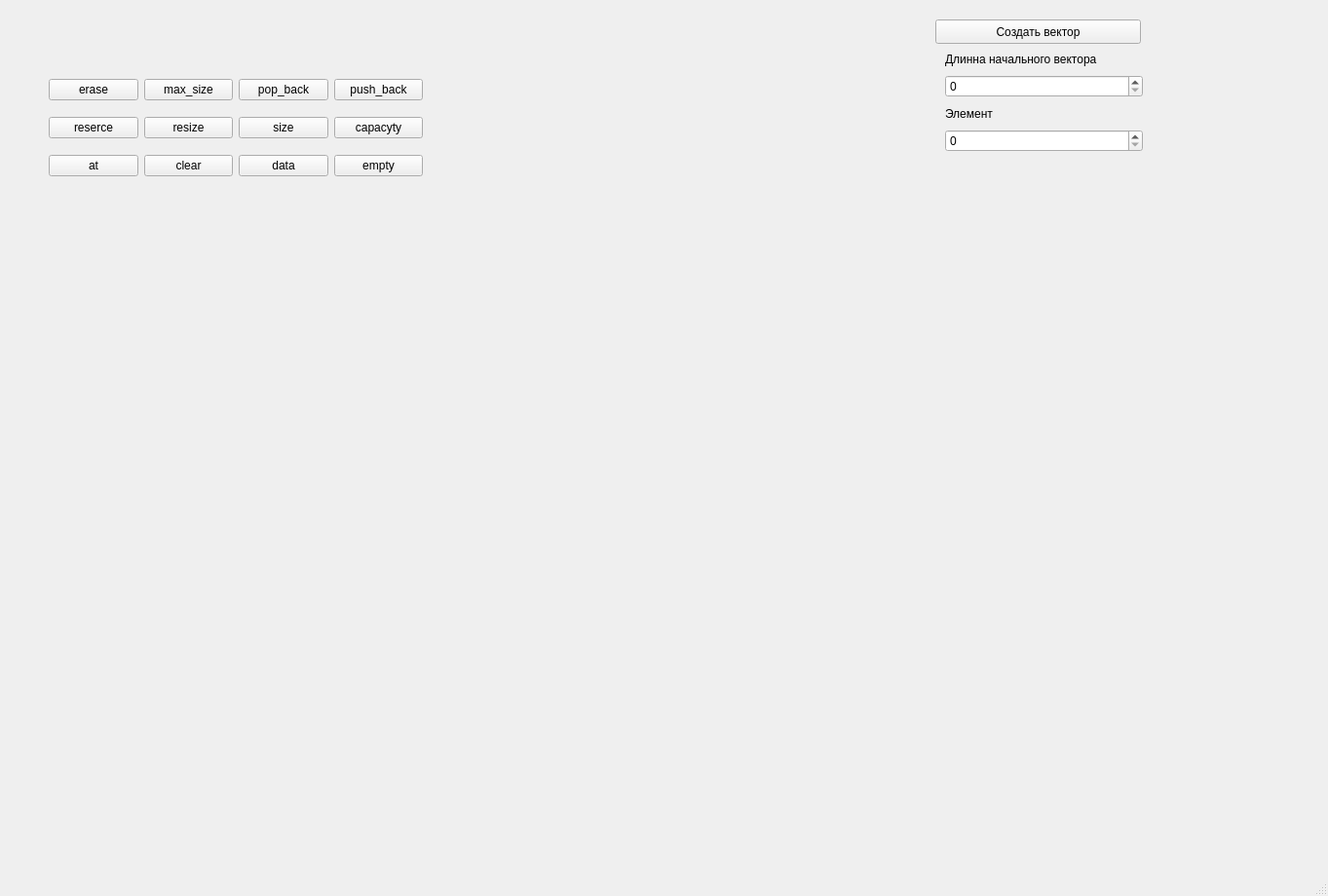
<?xml version="1.0" encoding="UTF-8"?>
<ui version="4.0">
 <class>MainWindow</class>
 <widget class="QMainWindow" name="MainWindow">
  <property name="geometry">
   <rect>
    <x>0</x>
    <y>0</y>
    <width>1363</width>
    <height>920</height>
   </rect>
  </property>
  <property name="windowTitle">
   <string>MainWindow</string>
  </property>
  <widget class="QWidget" name="centralwidget">
   <widget class="QLabel" name="anslabel_3">
    <property name="geometry">
     <rect>
      <x>20</x>
      <y>770</y>
      <width>1291</width>
      <height>17</height>
     </rect>
    </property>
    <property name="text">
     <string/>
    </property>
   </widget>
   <widget class="QPushButton" name="pushButton">
    <property name="geometry">
     <rect>
      <x>960</x>
      <y>20</y>
      <width>211</width>
      <height>25</height>
     </rect>
    </property>
    <property name="text">
     <string>Создать вектор</string>
    </property>
   </widget>
   <widget class="QWidget" name="">
    <property name="geometry">
     <rect>
      <x>50</x>
      <y>70</y>
      <width>384</width>
      <height>122</height>
     </rect>
    </property>
    <layout class="QHBoxLayout" name="horizontalLayout">
     <item>
      <layout class="QVBoxLayout" name="verticalLayout_4">
       <item>
        <widget class="QPushButton" name="ErasepushButton">
         <property name="text">
          <string>erase</string>
         </property>
        </widget>
       </item>
       <item>
        <widget class="QPushButton" name="RevercepushButton_2">
         <property name="text">
          <string>reserce</string>
         </property>
        </widget>
       </item>
       <item>
        <widget class="QPushButton" name="AtpushButton_3">
         <property name="text">
          <string>at</string>
         </property>
        </widget>
       </item>
      </layout>
     </item>
     <item>
      <layout class="QVBoxLayout" name="verticalLayout_3">
       <item>
        <widget class="QPushButton" name="max_sizepushButton_5">
         <property name="text">
          <string>max_size</string>
         </property>
        </widget>
       </item>
       <item>
        <widget class="QPushButton" name="ResizepushButton_6">
         <property name="text">
          <string>resize</string>
         </property>
        </widget>
       </item>
       <item>
        <widget class="QPushButton" name="ClearpushButton_7">
         <property name="text">
          <string>clear</string>
         </property>
        </widget>
       </item>
      </layout>
     </item>
     <item>
      <layout class="QVBoxLayout" name="verticalLayout_2">
       <item>
        <widget class="QPushButton" name="pop_backpushButton_9">
         <property name="text">
          <string>pop_back</string>
         </property>
        </widget>
       </item>
       <item>
        <widget class="QPushButton" name="sizepushButton_10">
         <property name="text">
          <string>size</string>
         </property>
        </widget>
       </item>
       <item>
        <widget class="QPushButton" name="datapushButton_12">
         <property name="text">
          <string>data</string>
         </property>
        </widget>
       </item>
      </layout>
     </item>
     <item>
      <layout class="QVBoxLayout" name="verticalLayout">
       <item>
        <widget class="QPushButton" name="push_backpushButton_13">
         <property name="text">
          <string>push_back</string>
         </property>
        </widget>
       </item>
       <item>
        <widget class="QPushButton" name="capacitypushButton_14">
         <property name="text">
          <string>capacyty</string>
         </property>
        </widget>
       </item>
       <item>
        <widget class="QPushButton" name="emptypushButton_15">
         <property name="text">
          <string>empty</string>
         </property>
        </widget>
       </item>
      </layout>
     </item>
    </layout>
   </widget>
   <widget class="QWidget" name="">
    <property name="geometry">
     <rect>
      <x>970</x>
      <y>50</y>
      <width>203</width>
      <height>106</height>
     </rect>
    </property>
    <layout class="QVBoxLayout" name="verticalLayout_5">
     <item>
      <widget class="QLabel" name="label">
       <property name="text">
        <string>Длинна начального вектора</string>
       </property>
      </widget>
     </item>
     <item>
      <widget class="QSpinBox" name="SizeSpinBox"/>
     </item>
     <item>
      <widget class="QLabel" name="label_2">
       <property name="text">
        <string>Элемент</string>
       </property>
      </widget>
     </item>
     <item>
      <widget class="QSpinBox" name="ElementSpinBox"/>
     </item>
    </layout>
   </widget>
  </widget>
  <widget class="QMenuBar" name="menubar">
   <property name="geometry">
    <rect>
     <x>0</x>
     <y>0</y>
     <width>1363</width>
     <height>22</height>
    </rect>
   </property>
  </widget>
  <widget class="QStatusBar" name="statusbar"/>
 </widget>
 <resources/>
 <connections/>
</ui>
